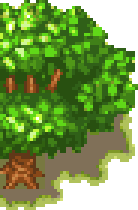
#> input picture CONVERSION_WS/tilesets/tree_00_6x6.png, 138 x 210 px; its folder holds 4 pictures in this run; the run also reads 1 picture not shown here
$ python atlas_trees.py
#> lines starting #> are read from the running program, lines starting #| are printed output that depends on the picture
import os, glob
from PIL import Image, ImageDraw, ImageFont
OUT='CONVERSION_WS/tilesets'
files=sorted(glob.glob(f'{OUT}/tree_*.png'))
imgs=[(os.path.basename(f), Image.open(f).convert('RGBA')) for f in files]
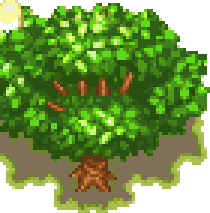
#> input picture CONVERSION_WS/tilesets/tree_01_9x6.png, 210 x 213 px
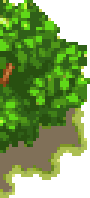
#> input picture CONVERSION_WS/tilesets/tree_03_4x6.png, 90 x 198 px
print("trees:", len(imgs))
#| trees: 4
maxw=max(i.width for _,i in imgs); maxh=max(i.height for _,i in imgs)
#> after `maxw = max((i.width for _, i in imgs))`: maxw = 210
#> after `maxh = max((i.height for _, i in imgs))`: maxh = 213
cols=6; pad=8; lh=18
rows=(len(imgs)+cols-1)//cols
#> rows = 1
sheet=Image.new('RGB',(cols*(maxw+pad), rows*(maxh+pad+lh)),(255,255,255))
#> sheet: PIL image 1308x239 RGB; every value is 255
d=ImageDraw.Draw(sheet)
try: font=ImageFont.truetype('/usr/share/fonts/truetype/dejavu/DejaVuSans-Bold.ttf',10)
except: font=ImageFont.load_default()
for k,(name,im) in enumerate(imgs):
    x=(k%cols)*(maxw+pad); y=(k//cols)*(maxh+pad+lh)
    sheet.paste(im,(x,y),im); d.text((x+1,y+maxh+1),name,fill=(0,0,0),font=font)
#> this loop made 4 passes
#> (name, x) on passes 1 to 4: ('tree_00_6x6.png', 0), ('tree_01_9x6.png', 218), ('tree_02_6x6.png', 436), ('tree_03_4x6.png', 654)
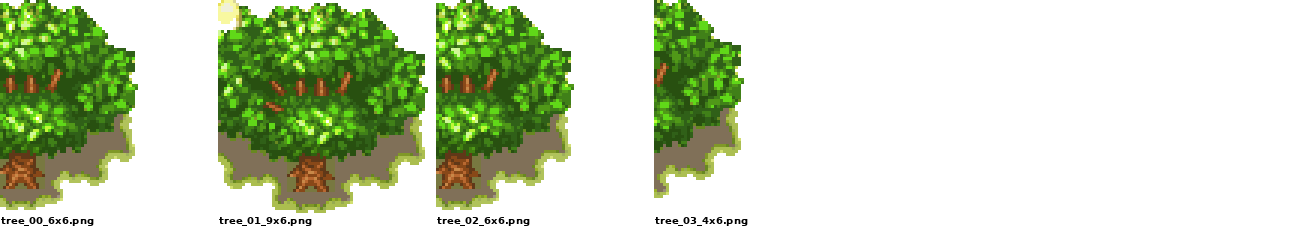
#> sheet: PIL image 1308x239 RGB; mean R, G, B 203.9, 216.2, 188.4
sheet.save(f'{OUT}/_atlas_trees.png')
print("atlas", sheet.size)
#| atlas (1308, 239)
